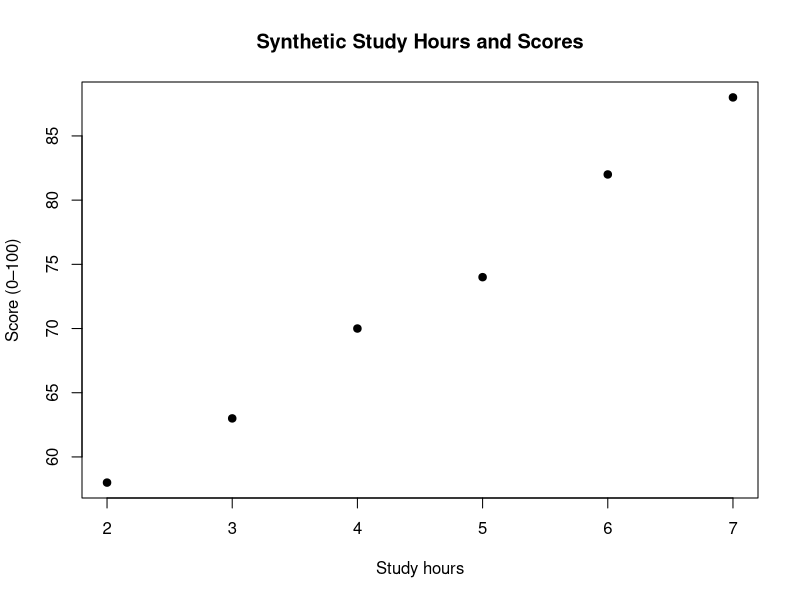

Source code (R):
## ---- chunk 1
students <- data.frame(
  student_id = paste0("S", 1:6),
  study_hours = c(2, 3, 4, 5, 6, 7),
  score = c(58, 63, 70, 74, 82, 88)
)
print(students)
## ---- chunk 2
summary(students[c("study_hours", "score")])
## ---- chunk 3
plot(students$study_hours, students$score,
     main = "Synthetic Study Hours and Scores",
     xlab = "Study hours", ylab = "Score (0–100)",
     pch = 19)
